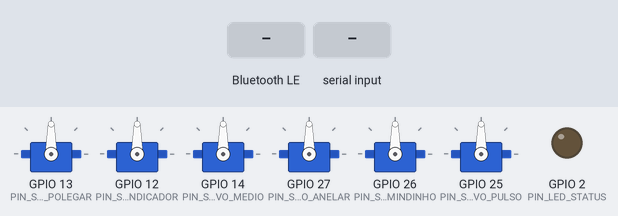
Recording of a sketch running on a simulated ESP32. Parts: 6 × servo, output pins drawn as LEDs (lit = HIGH). Inputs (shaded band) come from the test bench. Nothing arrives over Bluetooth unless stated; a phone connects over Bluetooth LE 3 s after start; what the sketch prints to the serial monitor is not drawn.

Above: at 1.7 s.
1.8 s: Bluetooth LE write "<" received
At 4.5 s:
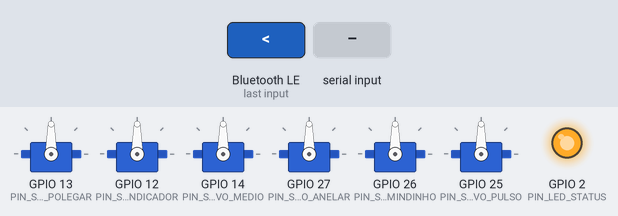
4.8 s: "REST:1\n" received over Serial
6.3 s: Bluetooth LE write "L:" received
7.8 s: "RESET:1\n" received over Serial
9.3 s: Bluetooth LE write "ANG:" received
10.8 s: "REST\n" received over Serial
Timing chart, 0 to 13.3 s (numbered marks = the images above; inputs shaded):
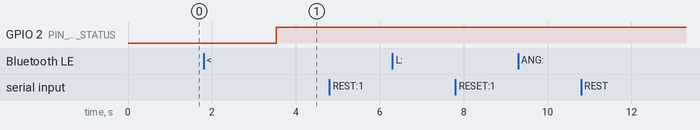

The sketch:

LibraTronic_ESP32_6Servos.ino
```cpp
// ============================================================================
// LibraTronic_ESP32_6Servos.ino — Firmware Oficial LibraTronic para ESP32
// Mão Biônica Biomimética 3D (5 Dedos + 1 Pulso = 6 Servomotores)
// Conexão Web Bluetooth BLE integrada ao site LibraTronic
//
// REQUISITO MECÂNICO OBRIGATÓRIO:
//   - Posição 90°  : Dedo reto (estendido / neutro)
//   - Posição 180° : Dedo completamente curvado (flexionado)
//   - NENHUM número menor que 90° é permitido!
//     (Valores < 90° forçam e travam os tendões mecânicos da mão 3D)
//
// CONEXÕES FÍSICAS RECOMENDADAS NO ESP32:
//   - Servo 1 (Polegar)   → GPIO 13
//   - Servo 2 (Indicador) → GPIO 12
//   - Servo 3 (Médio)     → GPIO 14
//   - Servo 4 (Anelar)    → GPIO 27
//   - Servo 5 (Mindinho)  → GPIO 26
//   - Servo 6 (Pulso)     → GPIO 25
//   - LED Onboard         → GPIO 2 (Sinaliza conexão BLE)
//   - GND comum entre ESP32 e fonte de alimentação externa de 5V dos servos.
//
// BIBLIOTECA NECESSÁRIA NO ARDUINO IDE:
//   - "ESP32Servo" por Kevin Harrington (Gerenciador de Bibliotecas)
// ============================================================================

#include <Arduino.h>
#include <BLEDevice.h>
#include <BLEServer.h>
#include <BLEUtils.h>
#include <BLE2902.h>
#include <ESP32Servo.h>

// ============================================================================
// 1. CONSTANTES BLE (IDÊNTICAS AO WEBSITE)
// ============================================================================
#define DEVICE_NAME         "LibraTronic"
#define SERVICE_UUID        "0000ffe0-0000-1000-8000-00805f9b34fb"
#define CHARACTERISTIC_UUID "0000ffe1-0000-1000-8000-00805f9b34fb"

// ============================================================================
// 2. PINAGEM DOS 6 SERVOMOTORES
// ============================================================================
#define PIN_SERVO_POLEGAR   13
#define PIN_SERVO_INDICADOR 12
#define PIN_SERVO_MEDIO     14
#define PIN_SERVO_ANELAR    27
#define PIN_SERVO_MINDINHO  26
#define PIN_SERVO_PULSO     25
#define PIN_LED_STATUS      2

// ============================================================================
// 3. LIMITES MECÂNICOS DE SEGURANÇA (REGRA INVIOLÁVEL: >= 90° e <= 180°)
// ============================================================================
#define ANGULO_MIN_RETO     90   // Dedo reto / aberto (NUNCA USAR < 90°)
#define ANGULO_MAX_CURVADO 180   // Dedo completamente curvado / fechado
#define VELOCIDADE_PASSO_MS  3   // Intervalo de interpolação suave (ms por grau)

// ============================================================================
// 4. OBJETOS DOS SERVOS E ESTADO ATUAL
// ============================================================================
Servo servoPolegar;
Servo servoIndicador;
Servo servoMedio;
Servo servoAnelar;
Servo servoMindinho;
Servo servoPulso;

// Posições atuais em memória (iniciam em repouso: 90° todos retos)
int posAtualPolegar   = 90;
int posAtualIndicador = 90;
int posAtualMedio     = 90;
int posAtualAnelar    = 90;
int posAtualMindinho  = 90;
int posAtualPulso     = 90;

// Objetos BLE
BLEServer* pServer = nullptr;
BLECharacteristic* pCharacteristic = nullptr;
bool deviceConnected = false;
bool oldDeviceConnected = false;

// Buffer de recepção BLE
String bufferComando = "";
bool comandoPendente = false;

// ============================================================================
// 5. ESTRUTURA PARA AS POSES DAS LETRAS (6 SERVOS)
// ============================================================================
struct Pose6Servos {
  char letra;
  int polegar;
  int indicador;
  int medio;
  int anelar;
  int mindinho;
  int pulso;
};

// Tabela oficial com calibração precisa para a datilologia Libras A–Z
// Todos os valores de dedos estão rigorosamente em [90, 180]
const Pose6Servos TABELA_LETRAS[] = {
  { 'A',  90, 180, 180, 180, 180,  90 }, // Polegar encostado lateral, 4 dedos fechados
  { 'B', 180,  90,  90,  90,  90,  90 }, // 4 dedos estendidos retos, polegar na palma
  { 'C', 135, 135, 135, 135, 135,  90 }, // Todos os dedos em arco C
  { 'D', 175,  90, 180, 180, 180,  90 }, // Indicador reto, outros dedos tocam polegar
  { 'E', 180, 155, 155, 155, 155,  90 }, // Falanges em garra fechada
  { 'F', 120, 175,  90,  90,  90,  90 }, // Indicador flexionado com polegar por fora
  { 'G',  90,  90, 180, 180, 180,  90 }, // Indicador e polegar estendidos paralelos
  { 'H', 130,  90,  90, 180, 180, 140 }, // Indicador e médio retos com pulso inclinado
  { 'I', 180, 180, 180, 180,  90,  90 }, // Apenas mindinho estendido reto
  { 'J', 180, 180, 180, 180,  90, 145 }, // Mindinho reto com curva do J
  { 'K', 125,  90,  90, 180, 180, 115 }, // Indicador e médio retos, polegar entre eles
  { 'L',  90,  90, 180, 180, 180,  90 }, // L com indicador e polegar em 90 graus
  { 'M', 180, 150, 150, 150, 180, 120 }, // 3 dedos curvados apontando para baixo
  { 'N', 180, 150, 150, 180, 180, 120 }, // 2 dedos curvados apontando para baixo
  { 'O', 165, 165, 165, 165, 165,  90 }, // Círculo fechado O
  { 'P', 125,  90,  90, 180, 180, 155 }, // K apontando para baixo
  { 'Q',  90,  90, 180, 180, 180, 155 }, // G apontando para baixo
  { 'R', 180,  90,  90, 180, 180,  90 }, // Indicador e médio estendidos cruzados
  { 'S', 180, 180, 180, 180, 180,  90 }, // Punho completamente fechado
  { 'T', 135, 180,  90,  90,  90,  90 }, // Indicador flexionado com polegar por dentro
  { 'U', 180,  90,  90, 180, 180,  90 }, // Indicador e médio retos e colados
  { 'V', 180,  90,  90, 180, 180,  90 }, // Indicador e médio retos em V
  { 'W', 180,  90,  90,  90, 180,  90 }, // Três dedos retos e afastados
  { 'X', 140, 140, 180, 180, 180,  90 }, // Indicador em gancho
  { 'Y',  90, 180, 180, 180,  90,  90 }, // Polegar e mindinho retos (shaka)
  { 'Z', 180,  90, 180, 180, 180,  90 }  // Indicador reto traçando Z
};
const int TOTAL_LETRAS = sizeof(TABELA_LETRAS) / sizeof(TABELA_LETRAS[0]);

// ============================================================================
// 6. FUNÇÃO DE PROTEÇÃO MECÂNICA CONTRA ÂNGULOS < 90°
// ============================================================================
/**
 * Garante que NENHUM servo receba valor menor que 90 graus.
 * 90° = Dedo reto
 * 180° = Dedo curvado
 */
int sanitizarAnguloMao(int angulo) {
  if (angulo < ANGULO_MIN_RETO) {
    Serial.printf("[AVISO DE SEGURANCA] Angulo %d < 90 travado em 90 graus!\n", angulo);
    return ANGULO_MIN_RETO;
  }
  if (angulo > ANGULO_MAX_CURVADO) {
    return ANGULO_MAX_CURVADO;
  }
  return angulo;
}

// ============================================================================
// 7. CONTROLE SUAVE E SEGURO DOS SERVOS
// ============================================================================
void moverServosSuave(int alvoPol, int alvoInd, int alvoMed, int alvoAne, int alvoMin, int alvoPul) {
  // 1. Sanitização obrigatória de todos os 6 ângulos (NUNCA < 90°)
  alvoPol = sanitizarAnguloMao(alvoPol);
  alvoInd = sanitizarAnguloMao(alvoInd);
  alvoMed = sanitizarAnguloMao(alvoMed);
  alvoAne = sanitizarAnguloMao(alvoAne);
  alvoMin = sanitizarAnguloMao(alvoMin);
  alvoPul = sanitizarAnguloMao(alvoPul);

  Serial.printf("[MOVENDO] Pol:%d° | Ind:%d° | Med:%d° | Ane:%d° | Min:%d° | Pul:%d°\n",
                alvoPol, alvoInd, alvoMed, alvoAne, alvoMin, alvoPul);

  // 2. Interpolação passo a passo para movimentação suave dos tendões
  bool emMovimento = true;
  while (emMovimento) {
    emMovimento = false;

    if (posAtualPolegar != alvoPol) {
      posAtualPolegar += (alvoPol > posAtualPolegar) ? 1 : -1;
      servoPolegar.write(posAtualPolegar);
      emMovimento = true;
    }
    if (posAtualIndicador != alvoInd) {
      posAtualIndicador += (alvoInd > posAtualIndicador) ? 1 : -1;
      servoIndicador.write(posAtualIndicador);
      emMovimento = true;
    }
    if (posAtualMedio != alvoMed) {
      posAtualMedio += (alvoMed > posAtualMedio) ? 1 : -1;
      servoMedio.write(posAtualMedio);
      emMovimento = true;
    }
    if (posAtualAnelar != alvoAne) {
      posAtualAnelar += (alvoAne > posAtualAnelar) ? 1 : -1;
      servoAnelar.write(posAtualAnelar);
      emMovimento = true;
    }
    if (posAtualMindinho != alvoMin) {
      posAtualMindinho += (alvoMin > posAtualMindinho) ? 1 : -1;
      servoMindinho.write(posAtualMindinho);
      emMovimento = true;
    }
    if (posAtualPulso != alvoPul) {
      posAtualPulso += (alvoPul > posAtualPulso) ? 1 : -1;
      servoPulso.write(posAtualPulso);
      emMovimento = true;
    }

    if (emMovimento) {
      delay(VELOCIDADE_PASSO_MS);
    }
  }
}

// Coloca todos os 6 servos na posição neutra / mão aberta (90°)
void aplicarRepouso() {
  Serial.println("[LIBRATRONIC] Repouso: Mão aberta (todos em 90°)");
  moverServosSuave(90, 90, 90, 90, 90, 90);
}

// Procura a letra na tabela e aplica a pose correspondente
bool aplicarLetra(char letraChar) {
  letraChar = toupper(letraChar);
  for (int i = 0; i < TOTAL_LETRAS; i++) {
    if (TABELA_LETRAS[i].letra == letraChar) {
      Serial.printf("[LIBRATRONIC] Executando letra: %c\n", letraChar);
      moverServosSuave(
        TABELA_LETRAS[i].polegar,
        TABELA_LETRAS[i].indicador,
        TABELA_LETRAS[i].medio,
        TABELA_LETRAS[i].anelar,
        TABELA_LETRAS[i].mindinho,
        TABELA_LETRAS[i].pulso
      );
      return true;
    }
  }
  Serial.printf("[AVISO] Letra '%c' desconhecida!\n", letraChar);
  return false;
}

// ============================================================================
// 8. INTERPRETADOR DE PROTOCOLO BLE / SERIAL
// ============================================================================
void processarComando(String cmd) {
  cmd.trim();
  if (cmd.length() == 0) return;

  // Remove delimitadores '<' e '>' se existirem
  if (cmd.startsWith("<") && cmd.endsWith(">")) {
    cmd = cmd.substring(1, cmd.length() - 1);
    cmd.trim();
  }

  Serial.printf("[BLE RECEBIDO] %s\n", cmd.c_str());

  // Formato 1: Pacote completo do bluetooth.js: "L:A:90,180,180,180,180,90"
  if (cmd.startsWith("L:")) {
    int primeiroDoisPontos = cmd.indexOf(':');
    int segundoDoisPontos  = cmd.indexOf(':', primeiroDoisPontos + 1);
    if (segundoDoisPontos > 0) {
      char letraChar = cmd.charAt(primeiroDoisPontos + 1);
      String strAngulos = cmd.substring(segundoDoisPontos + 1);

      int p, i, m, a, mi, pu;
      if (sscanf(strAngulos.c_str(), "%d,%d,%d,%d,%d,%d", &p, &i, &m, &a, &mi, &pu) == 6) {
        Serial.printf("[CMD L] Letra %c com angulos calibrados\n", letraChar);
        moverServosSuave(p, i, m, a, mi, pu);
        return;
      }
    }
  }

  // Formato 2: Ângulos manuais diretos: "ANG:90,180,180,180,180,90"
  if (cmd.startsWith("ANG:")) {
    String strAngulos = cmd.substring(4);
    int p, i, m, a, mi, pu;
    if (sscanf(strAngulos.c_str(), "%d,%d,%d,%d,%d,%d", &p, &i, &m, &a, &mi, &pu) >= 5) {
      if (pu < 90) pu = 90;
      moverServosSuave(p, i, m, a, mi, pu);
      return;
    }
  }

  // Formato 3: Comando de Repouso
  if (cmd.equalsIgnoreCase("REST") || cmd.equalsIgnoreCase("RESET") || cmd.equalsIgnoreCase("CMD_REPOUSO")) {
    aplicarRepouso();
    return;
  }

  // Formato 4: Letra simples ("A".."Z") ou "CMD_A"
  if (cmd.startsWith("CMD_") && cmd.length() == 5) {
    char letraChar = cmd.charAt(4);
    aplicarLetra(letraChar);
    return;
  }

  if (cmd.length() == 1 && isAlpha(cmd.charAt(0))) {
    aplicarLetra(cmd.charAt(0));
    return;
  }

  Serial.println("[AVISO] Formato de comando não reconhecido.");
}

// ============================================================================
// 9. CALLBACKS DO SERVIDOR BLE
// ============================================================================
class ServidorCallbacks : public BLEServerCallbacks {
  void onConnect(BLEServer* pServer) {
    deviceConnected = true;
    digitalWrite(PIN_LED_STATUS, HIGH);
    Serial.println(">>> [BLE] Cliente conectado com sucesso!");
  }

  void onDisconnect(BLEServer* pServer) {
    deviceConnected = false;
    digitalWrite(PIN_LED_STATUS, LOW);
    Serial.println(">>> [BLE] Cliente desconectado. Reiniciando publicidade...");
  }
};

class CaracteristicaCallbacks : public BLECharacteristicCallbacks {
  void onWrite(BLECharacteristic* pCharacteristic) {
    String rxValue = pCharacteristic->getValue();
    if (rxValue.length() > 0) {
      bufferComando = rxValue;
      comandoPendente = true;
    }
  }
};

// ============================================================================
// 10. INICIALIZAÇÃO (SETUP)
// ============================================================================
void setup() {
  Serial.begin(115200);
  delay(500);

  Serial.println("\n========================================================");
  Serial.println("   LibraTronic ESP32 — Controlador de Mão Biônica 3D    ");
  Serial.println("   5 Dedos + 1 Pulso (6 Servomotores) · Web Bluetooth    ");
  Serial.println("   Regra de Seguranca: 90° (Reto) a 180° (Curvado)      ");
  Serial.println("========================================================\n");

  pinMode(PIN_LED_STATUS, OUTPUT);
  digitalWrite(PIN_LED_STATUS, LOW);

  // Alocação de temporizadores para a biblioteca ESP32Servo
  ESP32PWM::allocateTimer(0);
  ESP32PWM::allocateTimer(1);
  ESP32PWM::allocateTimer(2);
  ESP32PWM::allocateTimer(3);

  // Configuração padrão de frequência para servos analógicos SG90/MG90S (50Hz)
  servoPolegar.setPeriodHertz(50);
  servoIndicador.setPeriodHertz(50);
  servoMedio.setPeriodHertz(50);
  servoAnelar.setPeriodHertz(50);
  servoMindinho.setPeriodHertz(50);
  servoPulso.setPeriodHertz(50);

  // Conexão dos servos aos pinos GPIO (faixa padrão 500us a 2400us)
  servoPolegar.attach(PIN_SERVO_POLEGAR, 500, 2400);
  servoIndicador.attach(PIN_SERVO_INDICADOR, 500, 2400);
  servoMedio.attach(PIN_SERVO_MEDIO, 500, 2400);
  servoAnelar.attach(PIN_SERVO_ANELAR, 500, 2400);
  servoMindinho.attach(PIN_SERVO_MINDINHO, 500, 2400);
  servoPulso.attach(PIN_SERVO_PULSO, 500, 2400);

  // Inicia todos os servos na posição de repouso segura (90° em todos)
  aplicarRepouso();

  // Inicialização do Servidor Bluetooth BLE
  BLEDevice::init(DEVICE_NAME);
  pServer = BLEDevice::createServer();
  pServer->setCallbacks(new ServidorCallbacks());

  BLEService* pService = pServer->createService(SERVICE_UUID);
  pCharacteristic = pService->createCharacteristic(
    CHARACTERISTIC_UUID,
    BLECharacteristic::PROPERTY_READ |
    BLECharacteristic::PROPERTY_WRITE |
    BLECharacteristic::PROPERTY_WRITE_NR |
    BLECharacteristic::PROPERTY_NOTIFY
  );

  pCharacteristic->setCallbacks(new CaracteristicaCallbacks());
  pCharacteristic->addDescriptor(new BLE2902());
  pService->start();

  BLEAdvertising* pAdvertising = BLEDevice::getAdvertising();
  pAdvertising->addServiceUUID(SERVICE_UUID);
  pAdvertising->setScanResponse(true);
  pAdvertising->setMinPreferred(0x06);
  pAdvertising->setMinPreferred(0x12);
  BLEDevice::startAdvertising();

  Serial.println("✓ Servidor BLE iniciado com sucesso!");
  Serial.printf("✓ Nome do dispositivo: \"%s\"\n", DEVICE_NAME);
  Serial.printf("✓ UUID do Servico   : %s\n", SERVICE_UUID);
  Serial.println("✓ Aguardando conexao do site LibraTronic...\n");
}

// ============================================================================
// 11. LOOP PRINCIPAL
// ============================================================================
void loop() {
  // Processa comandos vindos via BLE
  if (comandoPendente) {
    comandoPendente = false;
    processarComando(bufferComando);
  }

  // Também permite digitar comandos diretamente no Monitor Serial para testes!
  if (Serial.available()) {
    String cmdSerial = Serial.readStringUntil('\n');
    processarComando(cmdSerial);
  }

  // Gerenciamento de reconexão de publicidade BLE
  if (!deviceConnected && oldDeviceConnected) {
    delay(500);
    pServer->startAdvertising();
    Serial.println("[BLE] Publicidade reiniciada para nova busca.");
    oldDeviceConnected = deviceConnected;
  }
  if (deviceConnected && !oldDeviceConnected) {
    oldDeviceConnected = deviceConnected;
  }

  delay(10);
}
```

Measured:
- after the input at 4.8 s, every drawn part: stays the same
- after the input at 6.3 s, every drawn part: stays the same
- after the input at 7.8 s, every drawn part: stays the same
- after the input at 9.3 s, every drawn part: stays the same
- after the input at 10.8 s, every drawn part: stays the same
